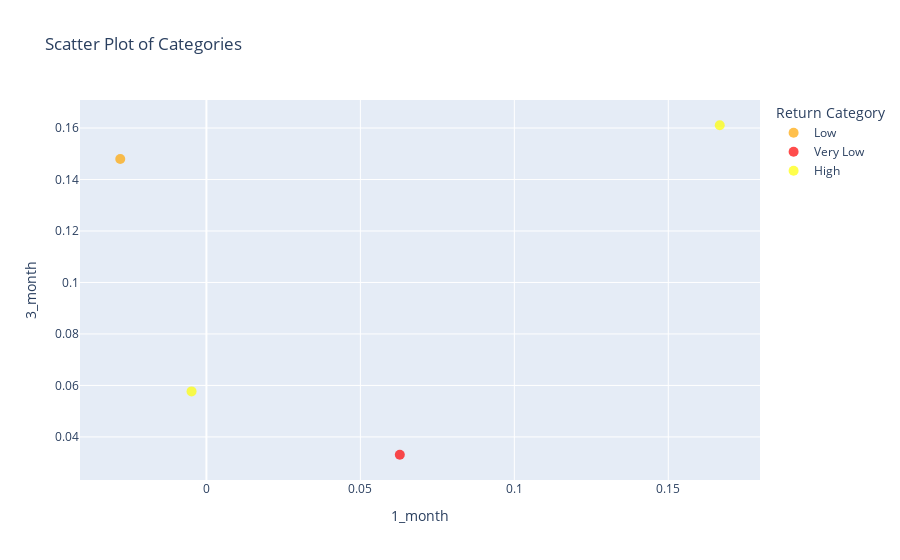

This figure's notebook cell:
### Code cell
import pandas as pd
import plotly.express as px

# Sample data (replace with your actual data loading mechanism)
data = {
    'date': ['2014-01-01', '2014-04-01', '2014-07-01', '2014-10-01', '2015-01-01'],
    'price': [79.903488, 84.922447, 84.512848, 98.602165, 99.511475],
    'ticker': ['MMM', 'MMM', 'MMM', 'MMM', 'MMM'],
    'report_date': ['2014-01-01', '2014-04-01', '2014-07-01', '2014-10-01', '2015-01-01'],
    '1_month': [0.181022, -0.027981, 0.062813, -0.004823, 0.166712],
    '3_month': [0.297027, 0.147975, 0.033074, 0.057687, 0.161085],
    '6_month': [0.342354, 0.260735, 0.220083, 0.028091, 0.234016],
    'category': [None, 'Low', 'Very Low', 'High', 'High']
}
df = pd.DataFrame(data)

# Verify data ranges
print(df[['1_month', '3_month', '6_month']].describe())

# Plot the data
category_colors = {
    'Very Low': 'red',
    'Low': 'orange',
    'High': 'yellow',
    'Very High': 'green'
}
df['color'] = df['category'].map(category_colors)

# Create scatter plot
fig = px.scatter(df, x='1_month', y='3_month', color='category',
                 color_discrete_map=category_colors, labels={'category': 'Return Category'},
                 title='Scatter Plot of Categories')

# Customize the color scale
fig.update_traces(marker=dict(size=10, opacity=0.7))
fig.show()

### Figure 1 — Plotly figure (JSON) as saved in the notebook; plotly's stock layout.template omitted (floating-point values rounded to 4 significant figures)
{"data": [{"hovertemplate": "Return Category=Low<br>1_month=%{x}<br>3_month=%{y}<extra></extra>", "legendgroup": "Low", "marker": {"color": "orange", "opacity": 0.7, "size": 10, "symbol": "circle"}, "mode": "markers", "name": "Low", "orientation": "v", "showlegend": true, "type": "scatter", "x": [-0.02798], "xaxis": "x", "y": [0.148], "yaxis": "y"}, {"hovertemplate": "Return Category=Very Low<br>1_month=%{x}<br>3_month=%{y}<extra></extra>", "legendgroup": "Very Low", "marker": {"color": "red", "opacity": 0.7, "size": 10, "symbol": "circle"}, "mode": "markers", "name": "Very Low", "orientation": "v", "showlegend": true, "type": "scatter", "x": [0.06281], "xaxis": "x", "y": [0.03307], "yaxis": "y"}, {"hovertemplate": "Return Category=High<br>1_month=%{x}<br>3_month=%{y}<extra></extra>", "legendgroup": "High", "marker": {"color": "yellow", "opacity": 0.7, "size": 10, "symbol": "circle"}, "mode": "markers", "name": "High", "orientation": "v", "showlegend": true, "type": "scatter", "x": [-0.004823, 0.1667], "xaxis": "x", "y": [0.05769, 0.1611], "yaxis": "y"}], "layout": {"legend": {"title": {"text": "Return Category"}, "tracegroupgap": 0}, "title": {"text": "Scatter Plot of Categories"}, "xaxis": {"anchor": "y", "domain": [0, 1], "title": {"text": "1_month"}}, "yaxis": {"anchor": "x", "domain": [0, 1], "title": {"text": "3_month"}}}}
